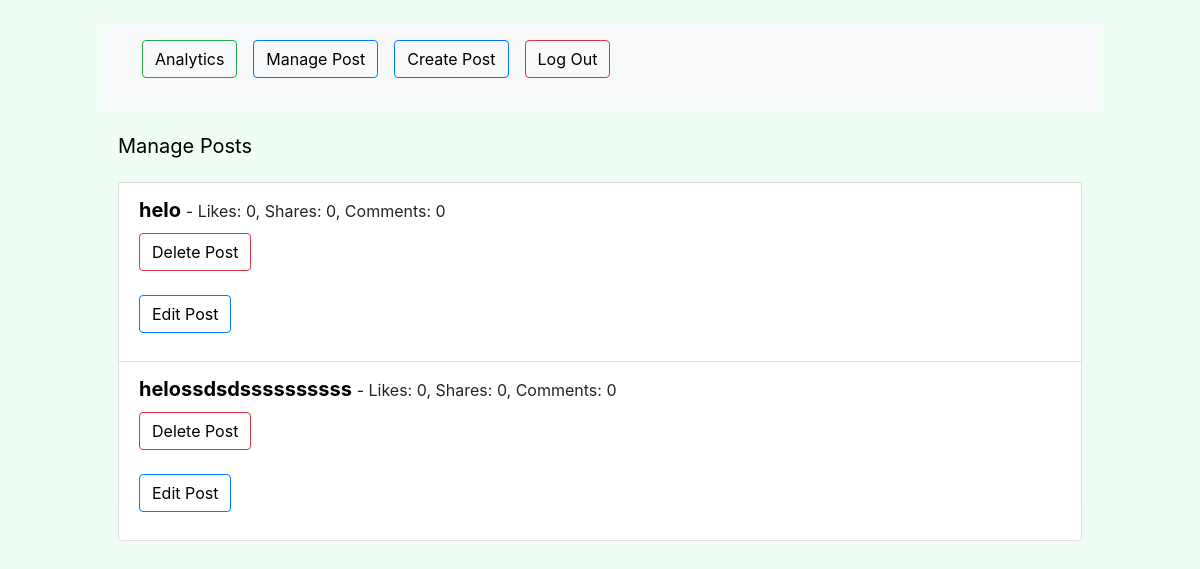
The page /manage-posts/ on the database as committed earlier.
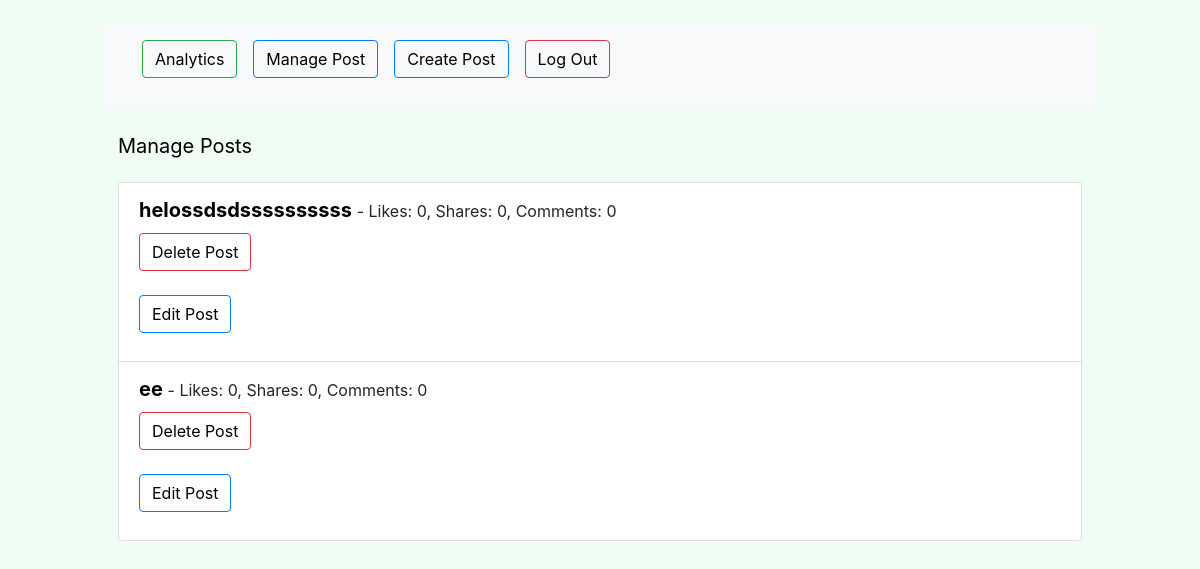
The same page on the database as committed later.
### mediapost/models.py (models this page shows, shortened)
class SocialMediaPost(models.Model):
    title = models.CharField(max_length=100)
    description = models.TextField()
    likes = models.IntegerField(default=0)
    shares = models.IntegerField(default=0)
    comments = models.IntegerField(default=0)
    scheduled_time = models.DateTimeField()

### mediapost/views.py (the view)
# urls.py: path('manage-posts/', views.manage_posts, name='manage_posts'),
def manage_posts(request):
    posts = SocialMediaPost.objects.all()
    return render(request, 'manage_posts.html', {'posts': posts})

### templates/manage_posts.html (shortened to what this page needs)
{% extends "base.html" %}
{% block content %}
{% include 'navbar.html' %}
<div class="container">
    <h1 class="mt-4 " style="font-size: 20px; color: black;">Manage Posts</h1>
    <ul class="list-group mt-4">
        {% for post in posts %}
            <li class="list-group-item">
                <div class="post-info">
                   <span style="font-size: 20px;font-weight: 700; color: black;">{{ post.title }} </span>- Likes: {{ post.likes }}, Shares: {{ post.shares }}, Comments: {{ post.comments }}
                </div>
                <form action="{% url 'delete_post' pk=post.pk %}" method="post">
                    <button type="submit" class="btn btn-danger mt-2">Delete Post</button>
                </form>
                <form action="{% url 'edit_post' pk=post.pk %}" method="get">
                    <button type="submit" class="btn btn-primary mt-2">Edit Post</button>
                </form>
            </li>
        {% endfor %}
    </ul>
</div>
{% endblock %}

### templates/base.html (shortened to what this page needs)
{% load compress %}
{% load static %}
{% load bootstrap4 %}
{% bootstrap_css %}
<!DOCTYPE html>
<html lang="en">
<head>
	{% compress css %}
	<link rel="stylesheet"
		href="{% static 'src/output.css' %}">
	{% endcompress %}
</head>
<body class="bg-green-50">
	<div class="container mx-auto mt-4">
		{% block content %}
		{% endblock content %}
	</div>
</body>
</html>

### templates/navbar.html (shortened to what this page needs)
<nav class="navbar navbar-expand-lg navbar-light bg-light">
    <div class="container-fluid">
      <div class="collapse navbar-collapse" id="navbarNav">
        <ul class="navbar-nav">
          <li class="nav-item">
            <form action="{% url 'analytics' %}" method="post" class="nav-link">
              <button class="btn btn-success" type="submit">Analytics</button>
            </form>
          </li>
          <li class="nav-item">
            <form action="{% url 'manage_posts' %}" method="post" class="nav-link">
              <button class="btn btn-primary" type="submit">Manage Post</button>
            </form>
          </li>
          <li class="nav-item">
            <form action="{% url 'create_post' %}" method="post" class="nav-link">
              <button class="btn btn-primary" type="submit">Create Post</button>
            </form>
          </li>
          <li class="nav-item">
            <form action="{% url 'logout' %}" method="post" class="nav-link">
              <button class="btn btn-danger" type="submit">Log Out</button>
            </form>
          </li>
        </ul>
      </div>
    </div>
  </nav>

Rows that differ between the two databases and show on the page:
removed SocialMediaPost: title "helo", likes "0", shares "0", comments "0"
added SocialMediaPost: title "ee", likes "0", shares "0", comments "0"
